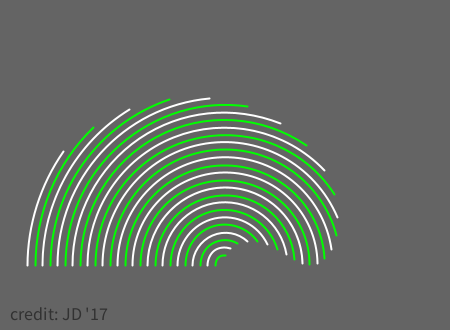
Frame 1 (no input)
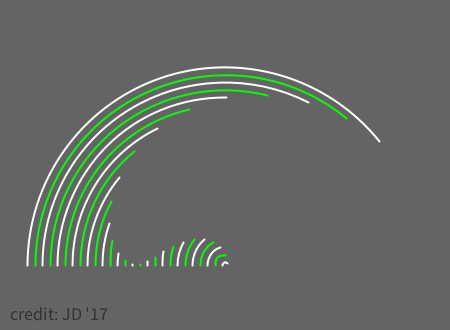
Frame 60 (the mouse pressed at the canvas centre just before this capture)
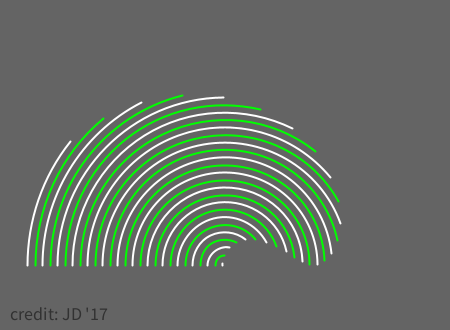
Frame 120 (the mouse held since frame 60 and released just before this capture)

The Processing sketch that drew these frames (run headless with seeded random() and noise(); from frame 60 on, the mouse is pressed at the canvas centre):

// Processing sketch: WoodstockWave_JD
// ── WoodstockWave_JD.pde
// Jason Drebber
// WoodstockWave
// Done in collaboration with Mr. Smith

float x = PI;
float movement = 0;
float n;
color[] colors = {color(255), color(0, 255, 0)};
float p = 100;
float z = 15;

void setup() {
  size(450, 330);
  strokeWeight(2);
  frameRate(30);
}

void draw() {
  noFill();
  translate(0,100);
  float t = random(20);
  background(100);
  n = 5;
  int colorToUse = 0;
  while (n < 400) {
    stroke(colors[colorToUse % colors.length]);
    colorToUse++;
    arc(width/2, height/2, n, n, PI, x);
    x = map(sin(movement + n/p), -1, 1, PI, TWO_PI);
    n += z;
  }
  movement+= PI/60;
  // if (mouseClicked) {
  //  z = t;
  // }
  fill(50);
  textSize(18);
  text("credit: JD '17", 10, 220);
}
